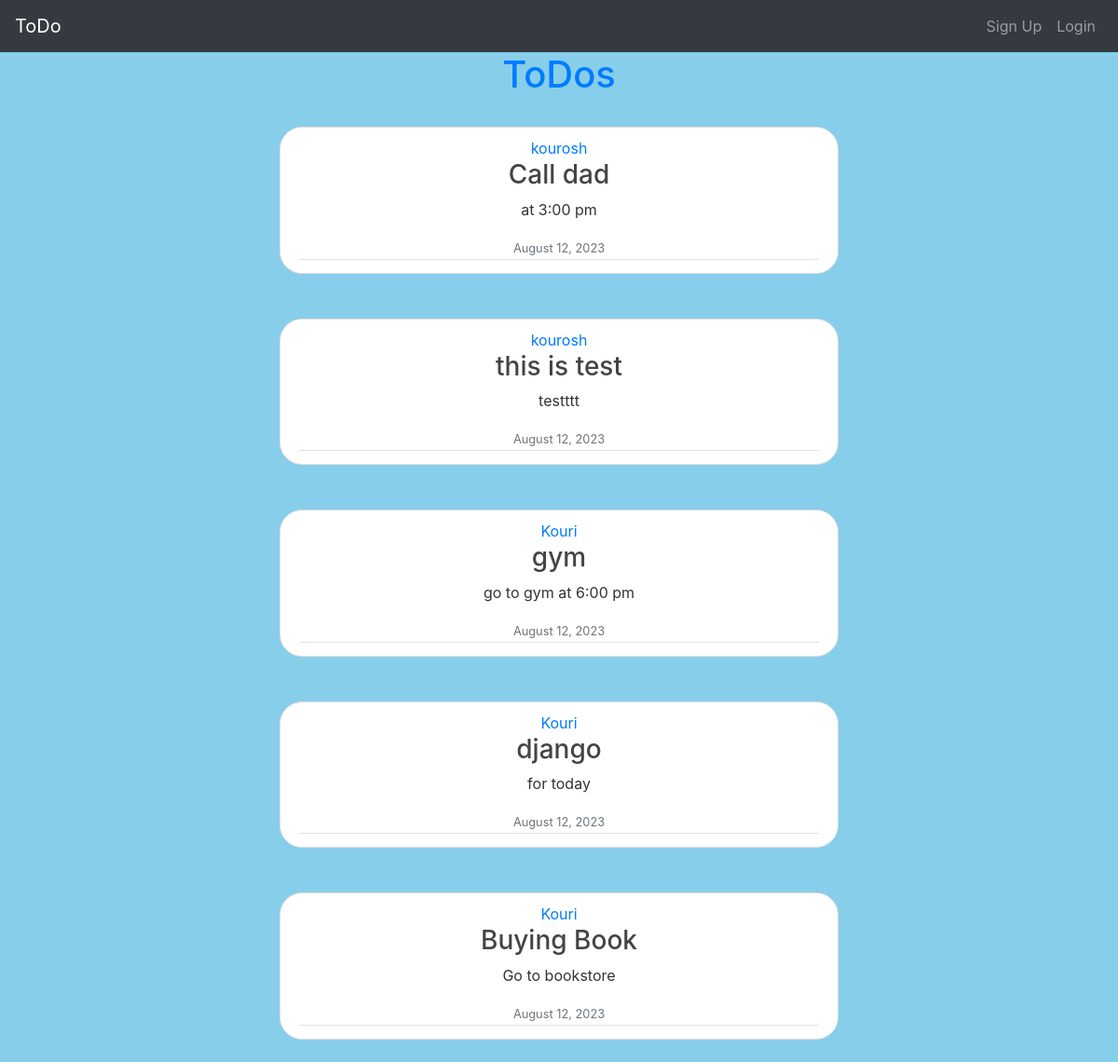
The app's page /, older data.
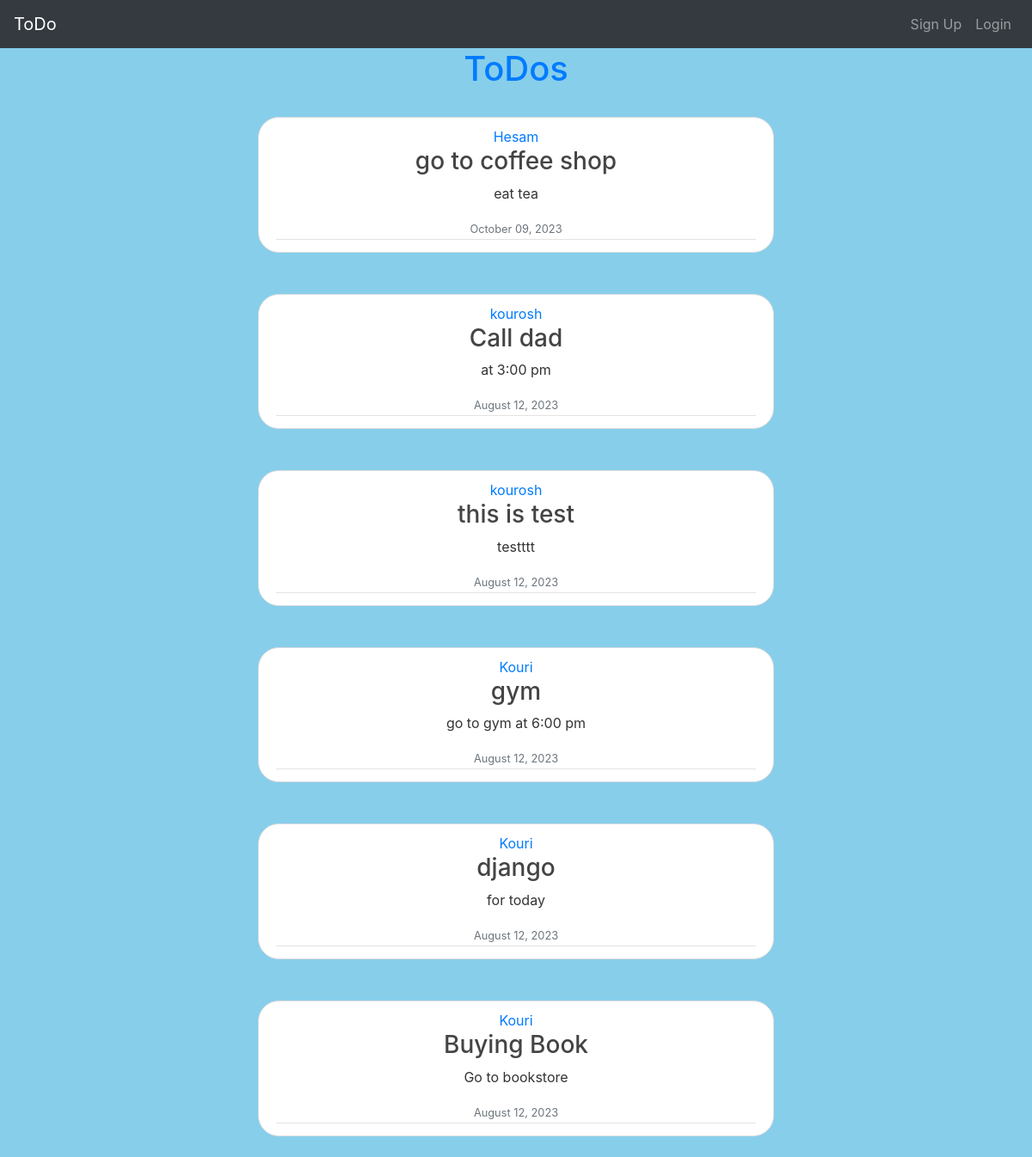
The same page, newer data.
### todoList/models.py (models this page shows)
class ToDo(models.Model):
    author = models.ForeignKey(User, on_delete=models.CASCADE)
    title = models.CharField(max_length=200)
    content = models.TextField()
    done = models.BooleanField(default=False)
    date = models.DateTimeField(default=timezone.now)

### todoList/views.py (the view)
# urls.py: path('', todo_list, name='todo_list'),
def todo_list(request):
    todos = ToDo.objects.order_by('-date')
    return render(request, 'todoList/todo.html', {'todos': todos})

### todoList/templates/todoList/todo.html (shortened to what this page needs)
{% extends 'blog/base.html' %} {% block content %}
<h1 class="text-center text-primary">ToDos</h1>
{% for todo in todos %}
<div class="row justify-content-center">
  <article
    class="m-4 media content-section text-center"
    style="width: 50vw; border-radius: 1.5rem"
  >
    <div class="media-body">
      <div class="article-metadata">
        <a href="{% url 'user_todo_list' todo.author.username %}"
          >{{ todo.author }}</a
        >
        <h3>{{ todo.title }}</h3>
        <p class="article-content">{{ todo.content }}</p>
        <small class="text-muted">{{ todo.date|date:"F d, Y" }}</small>
      </div>
    </div>
  </article>
</div>
{% endfor %}
{% endblock content %}

### blog/templates/blog/base.html (shortened to what this page needs)
{% load static %}
<!DOCTYPE html>
<html lang="en">
  <head>
    <link
      rel="stylesheet"
      href="https://stackpath.bootstrapcdn.com/bootstrap/4.3.1/css/bootstrap.min.css"
    />
    <link
      rel="stylesheet"
      type="text/css"
      href="{% static 'todoList/main.css' %}"
    />
  </head>
  <body>
    <nav class="navbar navbar-expand-sm bg-dark navbar-dark">
      <a class="navbar-brand" href="{% url 'todo_list' %}">ToDo</a>
      <ul class="navbar-nav ml-auto">
        {% if user.is_authenticated %}
        <li class="nav-item">
          <a class="nav-link" href="{% url 'add_todo' %}">New Todo</a>
        </li>
        <li class="nav-item">
          <a class="nav-link" href="{% url 'logout' %}">Logout</a>
        </li>
        {% else %}
        <li class="nav-item">
          <a class="nav-link" href="{% url 'register' %}">Sign Up</a>
        </li>
        <li class="nav-item">
          <a class="nav-link" href="{% url 'login' %}">Login</a>
        </li>
        {% endif %}
      </ul>
    </nav>
    <div
      style="background-color: skyBlue; min-height: 91.2vh; overflow-x: hidden"
    >
      {% block content %} {% endblock content %}
    </div>
  </body>
</html>

### todoList/static/todoList/main.css (style rules this page uses)
body { background: #fafafa; color: #333333; }
h1, h2, h3, h4, h5, h6 { color: #444444; }
ul { margin: 0; }
.content-section { background: #ffffff; padding: 10px 20px; border: 1px solid #dddddd; border-radius: 3px; margin-bottom: 20px; }
.article-content { white-space: pre-line; }
.article-metadata { padding-bottom: 1px; margin-bottom: 4px; border-bottom: 1px solid #e3e3e3; }

Row changes from the older to the newer data that the page shows:
added ToDo: author "Hesam", title "go to coffee shop", content "eat tea", date "October 09, 2023"
